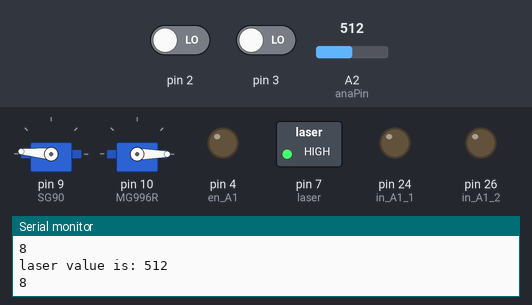
Recording of a sketch running on a simulated Arduino Mega 2560, built with avr-gcc and run on an emulated ATmega2560. On the bench: 2 × servo, switched loads named in the sketch (green lamp = pin HIGH), output pins drawn as LEDs (lit = HIGH), the last lines printed to the serial monitor. The inputs (shaded band) are chosen by the test bench; at power-on: A2 (anaPin) = 512, pin 2 LOW, pin 3 LOW.

Above: at 1.7 s.
1.8 s: A2 (anaPin) set to 262
3.3 s: A2 (anaPin) set to 238
At 5.76 s:
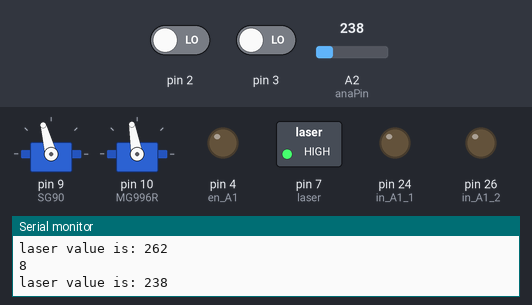
At 34.7 s:
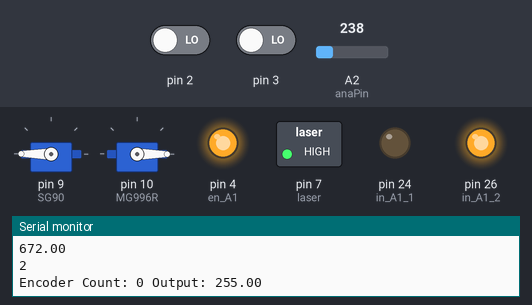
Timing chart, 0 to 35.3 s (numbered marks = the images above; inputs shaded):
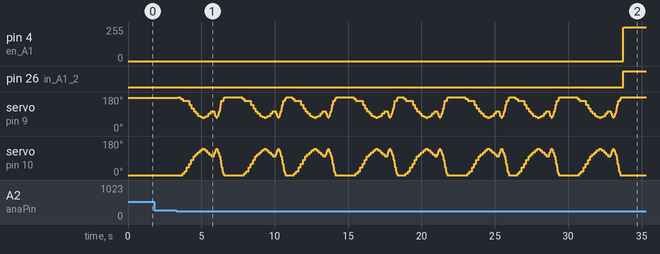

Measured:
- the behaviour switches between 251 and 250 on A2 (anaPin) (found by bisection; images 0 and 1)
- after the input at 3.3 s, pin 4 (en_A1): 0/255 → 255/255 after 30.5 s; pin 26 (in_A1_2): LOW → HIGH after 30.5 s; servo on pin 9 (SG90): 175° → 180° after 0.12 s, then moves between 70° and 180°, repeating every 7.6 s; servo on pin 10 (MG996R): 0° → 10° after 0.42 s, then moves between 0° and 140°, repeating every 7.6 s

The sketch:

THIRDboard_20240621.ino
```cpp
#include <Servo.h>
#include <SoftwareSerial.h>

// char command;

Servo SG90;
Servo MG996R;
int ball_counter=8;

int angle_MG996R[16] = {  0,  0, 10, 20, 40, 60, 80,100,110,120,130,140,130,120,110,100};
int angle_SG90[16] = {  180,170,160,160,160,140,120,105, 95, 80, 75, 70, 75, 80, 95,105};

int anaPin = A2;
int anaValue = 0;
int laser = 7;

volatile long encoderCount = 0; // 編碼器計數值
volatile int lastEncoded = 0; // 上一次編碼器的狀態

int en_A1   = 4;
int in_A1_1 = 24;
int in_A1_2 = 26;

double Kp = 0.3; // 比例係數0.52
double Ki = 0.0001; // 積分係數
double Kd = 0; // 微分係數

double setPoint = 0;
double input, output;
double lastInput;
double integral;
int bucket_NUM=0;
// int bucket_number=0;

void setup() {
  // put your setup code here, to run once:
  //finger
  Serial.begin(115200);
  SG90.attach(9);
  MG996R.attach(10);
  MG996R.write(0);
  SG90.write(175);
  delay(500); // 等待馬達到達初始位置
  //Laser
  pinMode(laser,OUTPUT);
  digitalWrite(laser, HIGH);
  //UART
  Serial1.begin(9600);
  //ROTATe
  pinMode(en_A1, OUTPUT);
  pinMode(in_A1_1, OUTPUT);
  pinMode(in_A1_2, OUTPUT);

  Serial.begin(115200); // 初始化串口通信bn
  pinMode(2, INPUT); // 設置引腳2為輸入
  pinMode(3, INPUT); // 設置引腳3為輸入

  // 啟用外部中斷，檢測引腳2和3的變化
  attachInterrupt(digitalPinToInterrupt(2), updateEncoder, CHANGE);
  attachInterrupt(digitalPinToInterrupt(3), updateEncoder, CHANGE);

  // 初始化馬達停止
  analogWrite(en_A1, 0);
  digitalWrite(in_A1_1, LOW);
  digitalWrite(in_A1_2, LOW);
}

void loop() {
  // put your main code here, to run repeatedly:
  if(ball_counter<12){
    anaValue = analogRead(anaPin);
    delay(100);
    Serial.print("laser value is: ");
    Serial.println(anaValue);

    if(anaValue <= 250){
      Serial1.write(0x01);
      finger();
      delay(1000);  // delay看會不會滑出來

      if (anaValue >= 250){
        Serial1.write(0x02);
      }
      else{
        finger();
        delay(100);
        Serial1.write(0x02);
      }
      ball_counter++;
    }
  }
  else{
    ball_counter=0;
    if (bucket_NUM < 3){
      bucket_NUM++;
      rotate_bucket(bucket_NUM);//旋轉球桶
      Serial.println("BUCKET+1");
      delay(1000);
    }
    else{
      Serial.println("滿了你這87");
    }

  }
  Serial.println(ball_counter);
}

//收球
void finger(){
  for(int i=0; i<16; i++){
    MG996R.write(angle_MG996R[i]);
    SG90.write(angle_SG90[i]);
    delay(150);
    }
  for(int i=16; i>0; i--){
    MG996R.write(angle_MG996R[i-1]);
    SG90.write(angle_SG90[i-1]);
    delay(50);
  }
  Serial.println("finger check");
}

void updateEncoder(){
  int MSB = digitalRead(2); // 讀取引腳2的狀態
  int LSB = digitalRead(3); // 讀取引腳3的狀態

  int encoded = (MSB << 1) | LSB; // 組合當前的A和B信號狀態
  int sum = (lastEncoded << 2) | encoded; // 組合當前和上一次的狀態

  // 根據狀態變化更新編碼器計數值
  if (sum == 0b1101 || sum == 0b0100 || sum == 0b0010 || sum == 0b1011) encoderCount++;
  if (sum == 0b1110 || sum == 0b0111 || sum == 0b0001 || sum == 0b1000) encoderCount--;

  lastEncoded = encoded; // 更新上一次的編碼器狀態
}

void rotate_bucket(int bucket_number) {
  // 更新目标位置（setPoint）以旋转桶
  switch (bucket_number) {
    case 0:
      setPoint = 0;
      break;
    case 1:
      setPoint = 672;
      break;
    case 2:
      setPoint = 1313;
      break;
    case 3:
      setPoint = 1993;
      break;
    default:
      Serial.println("无效的桶号");
      return;
  }
        Serial.println("1");


  input = encoderCount;
  lastInput=0;
  double error = setPoint - input;
  double derivative = error;

  Serial.println(error);
  Serial.println(derivative);
  while(abs(error)>25||abs(derivative)>5){

    lastInput = input;
     // 更新PID控制器
  input = encoderCount;
  error = setPoint - input;
  integral += error;
  derivative = input - lastInput;

  // PID计算
  output = Kp * error + Ki * integral - Kd * derivative;

  // 控制馬達
        Serial.println("2");

  if (output > 0) {
    digitalWrite(in_A1_1, LOW);
    digitalWrite(in_A1_2, HIGH);
  } else {
    digitalWrite(in_A1_1, HIGH);
    digitalWrite(in_A1_2, LOW);
    output = -output; // 确保PWM值为正
  }

  // 限制输出到0-255之间
  output +=50;
  output = constrain(output, 0, 255);
  analogWrite(en_A1, output);


  // 打印当前的计数值和控制输出
  Serial.print("Encoder Count: ");
  Serial.print(encoderCount);
  Serial.print(" Output: ");
  Serial.println(output);
  Serial.println(setPoint);
  }
  analogWrite(en_A1, 0);
  digitalWrite(in_A1_1, LOW);
  digitalWrite(in_A1_2, LOW);

}
```
